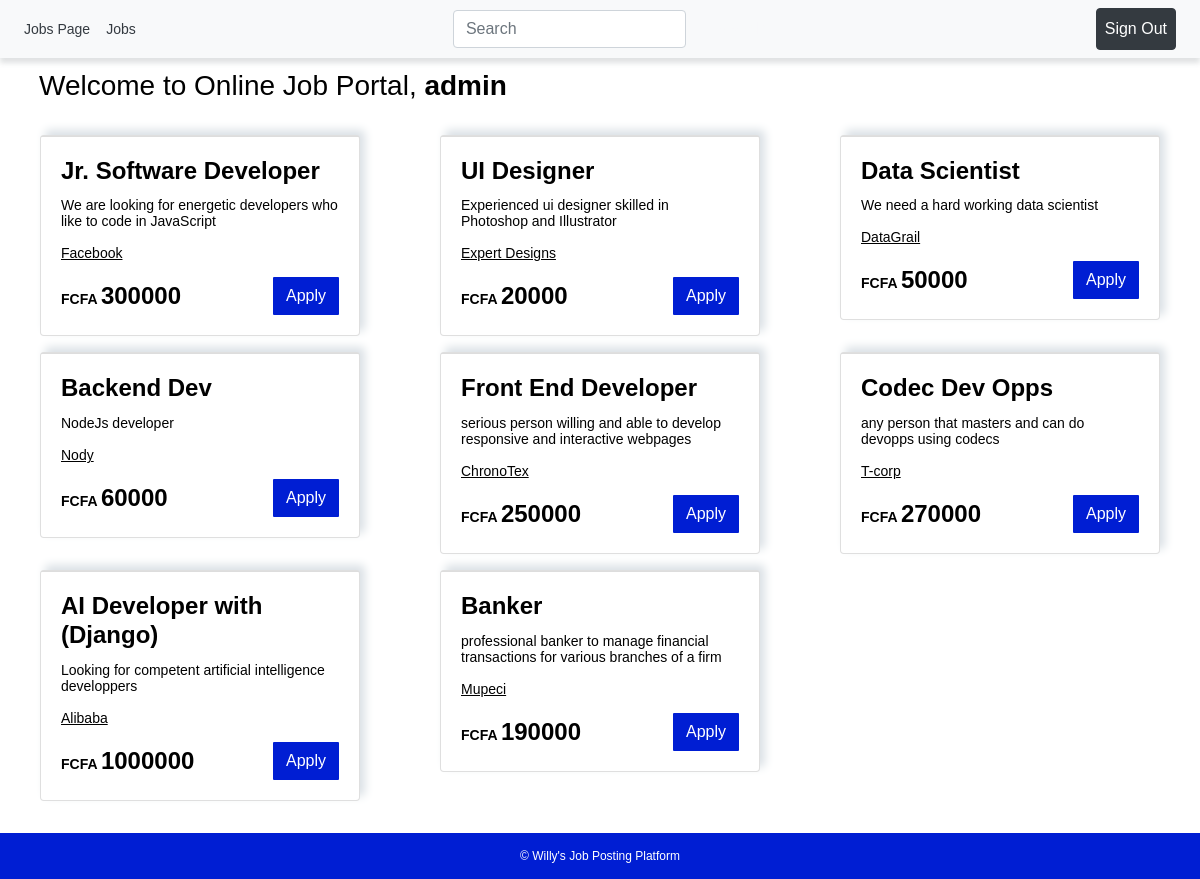
Screenshot of / (signed in) with the database file from the repository.
### tables this page shows
CREATE TABLE `users` (
  `id` int(11) NOT NULL,
  `name` varchar(50) DEFAULT NULL,
  `email` varchar(50) NOT NULL,
  `password` varchar(255) NOT NULL,
  `phone` int(50) DEFAULT NULL,
  `role` varchar(50) NOT NULL DEFAULT 'user'
);

CREATE TABLE `jobs` (
  `id` int(11) NOT NULL,
  `title` varchar(255) NOT NULL,
  `description` varchar(255) NOT NULL,
  `company` varchar(50) NOT NULL,
  `salary` int(255) NOT NULL
);

### templates/job.php (the view, shortened to what this page needs)
<div class="col-md-4 col-sm-6 my-2">
	<div class="card m-auto job" style="width: 20rem;">
		<div class="card-body">
			<h4 class="card-title"><?php echo $r['title']; ?></h4>
			<p class="card-text"><?php echo $r['description']; ?></p>
			<p class="card-text company"><?php echo $r['company']; ?></p>
			<div style="display: flex; justify-content: space-between; align-items: center;">
				<div style="font-weight: 600;">FCFA <span class="salary"><?php echo $r['salary']; ?></span></div>
				<button type="button" class="btn apply-button"
					data-pid="<?php echo $r['id']; ?>"
					data-target="#applyModal<?php echo $r['id']; ?>" data-toggle="modal">
					<span class="text-white">
						Apply
					</span>
				</button>
			</div>
		</div>
	</div>
</div>

### index.php (shortened to what this page needs)
<?php
require_once ('connect.php');
?>
<?php require('templates/header.php') ?>
	<div class="d-flex mt-4 mx-4">
        <h3>Welcome to Online Job Portal,
        	<b><?php
			if ($user_logged) {
				$user_id = ($_SESSION['id']);
				$select_sql = "SELECT name FROM `users` WHERE id='$user_id'";
				$result = mysqli_query($connection, $select_sql);
				if ($result->num_rows > 0) {
					$row = mysqli_fetch_assoc($result);
					echo $row["name"];
				}
			} else {
			    echo "Guest";
			}
        	?></b>
        </h3>
    </div>
	<div class="row main-section">
      <?php
		$SelSql = "SELECT * FROM `jobs`";
		$res = mysqli_query($connection, $SelSql);
		$num_of_rows = mysqli_num_rows($res);
		if ($num_of_rows > 0) {
		    while($num_of_rows > 0) {
		    	$num_of_rows--;
		    	$r = mysqli_fetch_assoc($res);
		        include('templates/job.php');
		    }
		} else {
		    echo '<div class="container">No Jobs Available</div>';
		}
	?>
	</div>
<?php require('templates/footer.php') ?>

### css/style.css (style rules this page uses)
* { color: black; }
html, body { height: 100%; }
.apply-button { background-color: #001ed3; color: #333; border-radius: 1px; }
.job { box-shadow: 5px -5px 10px 0px #dae0e5; }
.card-body { border-top: 1px solid #ddd; }
.card-title, .salary { font-weight: 600; font-size: 1.5rem; }
.salary { margin: 0; }
.company { text-decoration: underline; }

### templates/header.php (style rules this page uses)
body { font: 14px sans-serif; }

### rows the page displays
users: name "admin"
jobs: title "Jr. Software Developer", description "We are looking for energetic developers who like to code in JavaScript", company "Facebook", salary "300000"
jobs: title "UI Designer", description "Experienced ui designer skilled in Photoshop and Illustrator", company "Expert Designs", salary "20000"
jobs: title "Data Scientist", description "We need a hard working data scientist", company "DataGrail", salary "50000"
jobs: title "Backend Dev", description "NodeJs developer", company "Nody", salary "60000"
jobs: title "Front End Developer", description "serious person willing and able to develop responsive and interactive webpages", company "ChronoTex", salary "250000"
jobs: title "Codec Dev Opps", description "any person that masters and can do devopps using codecs", company "T-corp", salary "270000"
jobs: title "AI Developer with (Django)", description "Looking for competent artificial intelligence developpers", company "Alibaba", salary "1000000"
jobs: title "Banker", description "professional banker to manage financial transactions for various branches of a firm", company "Mupeci", salary "190000"
